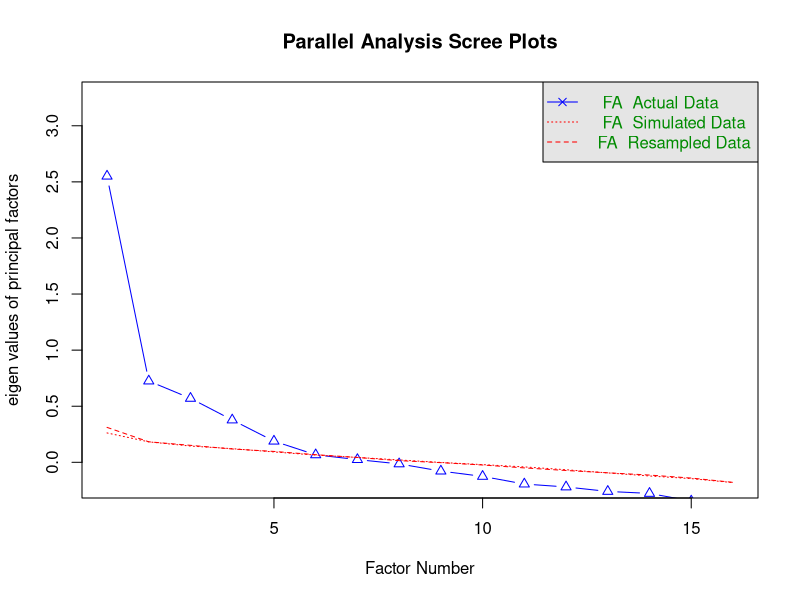
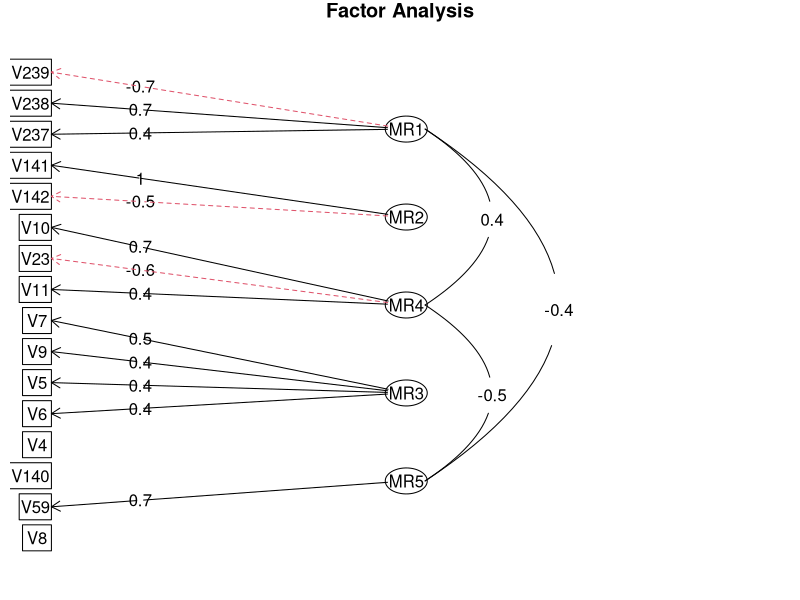
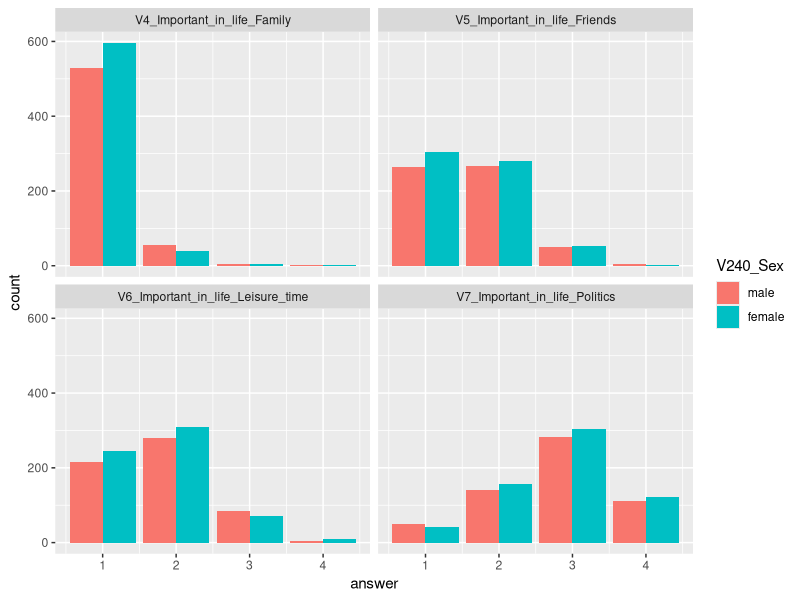

R code for these plots, in order:
library("readxl")
library(tidyverse)
library(GPArotation)
library(psych)
# read data use file.choose
#tw_test<- read_excel(file.choose())
# read text data
tw_text<- read_excel("data/F00007687_WV6_Data_Taiwan_2012_Excel_v20180912_text.xlsx")
# read num data
tw_num<- read_excel("data/F00007625_WV6_Data_Taiwan_2012_Excel_v20180912_num.xlsx")
# data select-selected questions and gender column
tw_select <- select(tw_num,5:12,24,62,161:163,306:308,309)
# column name
tw_select_col <- colnames(tw_select)
tw_select_col_copy <- tw_select_col
# split comlumn name 
tw_select_col_code <- str_split_fixed(tw_select_col_copy , ": ", 2)[,1]

# replace column name make it easy to use in filter function
tw_select_col <- str_replace_all(tw_select_col,": ","_")
tw_select_col <- str_replace_all(tw_select_col," ","_")
colnames(tw_select) <- tw_select_col_code
# summary data to see wrong data
summary(tw_select)
# Delect wrong data--- response as -1 or -2
tw_select_clean <- tw_select %>%  filter_all(all_vars(.>0))
# summary tw_select_clean to see if still have invalid data
summary(tw_select_clean)
# select data for factor analysis
tw_select_fa <- select(tw_select_clean,1:16)

##Correlation matrix
twMatrix <- cor(tw_select_fa)

## Barlett's test 
cortest.bartlett(tw_select_fa)
# For these data, Bartlett’s test is highly signicant,therefore factor analysis is appropriate.

det(twMatrix)
# This value is greater than the necessary value of 0.00001. As such, our
# determinant does not seem problematic.

# Parallel Analysis
parallel <- fa.parallel(tw_select_fa,fm='minres',fa='fa')


threefactor <- fa(tw_select_fa,nfactors = 3,rotate = "oblimin",fm="minres")
print(threefactor)

fourfactor <- fa(tw_select_fa,nfactors = 4,rotate =
                     "oblimin",fm="minres")
print(fourfactor)
print(fourfactor$loadings,cutoff = 0.3)


fivefactor <- fa(tw_select_fa,nfactors = 5,rotate =
                     "oblimin",fm="minres")
print(fivefactor)
print(fivefactor$loadings,cutoff = 0.3)

# The root mean square of residuals (RMSR) is 0.04. This is acceptable as this value should be closer to 0.
# Next we should check RMSEA (root mean square error of approximation) index. Its value, 0.043 shows
# good model fit as it’s below 0.05. Finally, the Tucker-Lewis Index (TLI) is 0.91 – an acceptable value
# considering it’s over 0.9. 


fa.diagram(fivefactor)

alpha(x=tw_select_fa,check.keys=TRUE)

# Vnum-name 
tw_select_vname <- as_tibble(str_split_fixed(tw_select_col_copy , ": ", 2))
tw_select_vname


###----Plot----###

tw_select_all <- select(tw_num,5:12,24,62,161:163,306:308,309)

colnames(tw_select_all) <- tw_select_col

tw_select_all

colnames(tw_select_all)

##Plot 1 different gender response to V4-V9-significant of Important_in_life

tw_select_all$V240_Sex <- factor(tw_select_all$V240_Sex,levels = c(1,2),labels = c("male","female")) 

testdf <- tw_select_all%>%select(1:4,V240_Sex)%>%
    pivot_longer(cols = 1:4,names_to = "Question",values_to = "answer") %>%
    filter(answer>=0)

ggplot(testdf)+
    aes(x = answer,fill = V240_Sex)+
    geom_bar(position = "dodge")+facet_wrap(as.factor(testdf$Question),ncol = 2)









# ggplot(data = tw_select_all) + aes(fill=V240_Sex)+
#     geom_bar(aes(x = V4_Important_in_life_Family))+
#     coord_cartesian(xlim=c(0,4))+geom_bar(aes(x = V5_Important_in_life_Friends))

# rename column name of the selected data
# colnames(tw_select) <- c("V4","V5","V6","V7","V8","V9","V10","V11","V23","V59","V140","V141","V142","V237","V238","V239","V240")
# str_split_fixed(colno_name$tw_select_col, ": ", 2)